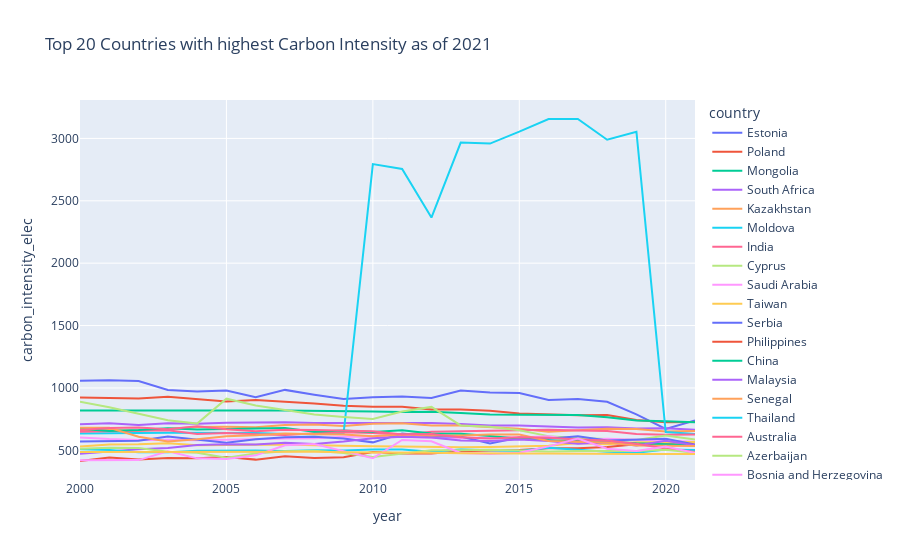

The notebook cell this image was saved under:
### Markdown cell above
Asia is by far the largest CO2 emitter, accounting for more than half of global emissions. China is, by a significant margin, Asia’s and the world’s largest emitter. For future research, fossil fuel consumption and production by countries will be analysed to get more detailed results.

CO2 emissions from Africa have majorly dropped and a theory would be that they have transitioned to low-carbon energy resources. This will be further analysed to prove this theory.

Carbon dioxide concentration in the atmosphere continues to rise. Being a greenhouse gas, carbon dioxide has contributed to the rise of global temperatures.

### Code cell
# highest CO2 emissions over top 20 countries in 2021 - Carbon Intensity 
co_top = e_country[e_country['country']!='World']

# temporary dataset with carbon_intensity_elec ordered from largest to smallest
ordered_co = co_top[co_top['year']==2021].sort_values(by='carbon_intensity_elec',ascending=False)

# Years
years = co_top['year'].unique()
    
# List of top countries with largest carbon_intensity_elec 
top_countries = ordered_co['country'].head(20).unique()
    
c_list = []
for year in years:
    for cont in top_countries:
        amount = co_top[co_top['country']==cont][co_top['year']==year]['carbon_intensity_elec'].sum()
        c_list.extend([[cont, year, amount]])

# Temporary dataframe
co_df = pd.DataFrame(c_list, columns=['country', 'year', 'carbon_intensity_elec'])


fig = px.line(co_df, x='year', y='carbon_intensity_elec', color='country',  
        line_group='country', title='Top 20 Countries with highest Carbon Intensity as of 2021')
fig.show()

### Figure 1 — Plotly figure (JSON) as saved in the notebook; plotly's stock layout.template omitted (floating-point values rounded to 4 significant figures)
{"data": [{"hovertemplate": "country=Estonia<br>year=%{x}<br>carbon_intensity_elec=%{y}<extra></extra>", "legendgroup": "Estonia", "line": {"color": "#636efa", "dash": "solid"}, "marker": {"symbol": "circle"}, "mode": "lines", "name": "Estonia", "orientation": "v", "showlegend": true, "type": "scatter", "x": [2000, 2001, 2002, 2003, 2004, 2005, 2006, 2007, 2008, 2009, 2010, 2011, 2012, 2013, 2014, 2015, 2016, 2017, 2018, 2019, 2020, 2021], "xaxis": "x", "y": [1057.0, 1061.0, 1055.0, 984.3, 970.5, 979.9, 924.9, 984.4, 945.1, 911.2, 925.6, 930.7, 919.2, 979.3, 964.2, 960.0, 903.9, 911.9, 889.7, 787.9, 671.5, 739.9], "yaxis": "y"}, {"hovertemplate": "country=Poland<br>year=%{x}<br>carbon_intensity_elec=%{y}<extra></extra>", "legendgroup": "Poland", "line": {"color": "#EF553B", "dash": "solid"}, "marker": {"symbol": "circle"}, "mode": "lines", "name": "Poland", "orientation": "v", "showlegend": true, "type": "scatter", "x": [2000, 2001, 2002, 2003, 2004, 2005, 2006, 2007, 2008, 2009, 2010, 2011, 2012, 2013, 2014, 2015, 2016, 2017, 2018, 2019, 2020, 2021], "xaxis": "x", "y": [923.0, 920.2, 915.9, 929.9, 908.2, 892.1, 902.7, 891.1, 875.7, 856.8, 849.9, 849.9, 826.5, 826.5, 817.3, 794.2, 786.2, 780.2, 782.2, 744.0, 725.5, 727.8], "yaxis": "y"}, {"hovertemplate": "country=Mongolia<br>year=%{x}<br>carbon_intensity_elec=%{y}<extra></extra>", "legendgroup": "Mongolia", "line": {"color": "#00cc96", "dash": "solid"}, "marker": {"symbol": "circle"}, "mode": "lines", "name": "Mongolia", "orientation": "v", "showlegend": true, "type": "scatter", "x": [2000, 2001, 2002, 2003, 2004, 2005, 2006, 2007, 2008, 2009, 2010, 2011, 2012, 2013, 2014, 2015, 2016, 2017, 2018, 2019, 2020, 2021], "xaxis": "x", "y": [819.1, 820.1, 819.4, 821.2, 821.3, 821.2, 819.2, 819.4, 818.4, 817.3, 810.3, 808.0, 810.2, 798.7, 787.0, 786.1, 782.4, 782.6, 764.7, 739.7, 732.6, 726.0], "yaxis": "y"}, {"hovertemplate": "country=South Africa<br>year=%{x}<br>carbon_intensity_elec=%{y}<extra></extra>", "legendgroup": "South Africa", "line": {"color": "#ab63fa", "dash": "solid"}, "marker": {"symbol": "circle"}, "mode": "lines", "name": "South Africa", "orientation": "v", "showlegend": true, "type": "scatter", "x": [2000, 2001, 2002, 2003, 2004, 2005, 2006, 2007, 2008, 2009, 2010, 2011, 2012, 2013, 2014, 2015, 2016, 2017, 2018, 2019, 2020, 2021], "xaxis": "x", "y": [708.5, 716.9, 703.2, 716.6, 713.9, 721.6, 722.4, 725.3, 719.4, 717.9, 718.9, 715.2, 719.3, 710.6, 698.8, 698.6, 688.0, 682.7, 685.2, 675.9, 676.1, 664.7], "yaxis": "y"}, {"hovertemplate": "country=Kazakhstan<br>year=%{x}<br>carbon_intensity_elec=%{y}<extra></extra>", "legendgroup": "Kazakhstan", "line": {"color": "#FFA15A", "dash": "solid"}, "marker": {"symbol": "circle"}, "mode": "lines", "name": "Kazakhstan", "orientation": "v", "showlegend": true, "type": "scatter", "x": [2000, 2001, 2002, 2003, 2004, 2005, 2006, 2007, 2008, 2009, 2010, 2011, 2012, 2013, 2014, 2015, 2016, 2017, 2018, 2019, 2020, 2021], "xaxis": "x", "y": [662.3, 663.7, 656.9, 672.3, 686.9, 688.0, 685.8, 702.3, 707.8, 695.3, 712.4, 716.5, 698.7, 698.3, 685.6, 672.6, 648.5, 659.5, 672.9, 671.2, 650.4, 654.9], "yaxis": "y"}, {"hovertemplate": "country=Moldova<br>year=%{x}<br>carbon_intensity_elec=%{y}<extra></extra>", "legendgroup": "Moldova", "line": {"color": "#19d3f3", "dash": "solid"}, "marker": {"symbol": "circle"}, "mode": "lines", "name": "Moldova", "orientation": "v", "showlegend": true, "type": "scatter", "x": [2000, 2001, 2002, 2003, 2004, 2005, 2006, 2007, 2008, 2009, 2010, 2011, 2012, 2013, 2014, 2015, 2016, 2017, 2018, 2019, 2020, 2021], "xaxis": "x", "y": [634.7, 640.1, 639.7, 640.6, 639.9, 640.1, 639.4, 630.8, 628.2, 634.3, 2794.0, 2755.0, 2366.0, 2967.0, 2958.0, 3054.0, 3156.0, 3156.0, 2989.0, 3054.0, 647.1, 629.9], "yaxis": "y"}, {"hovertemplate": "country=India<br>year=%{x}<br>carbon_intensity_elec=%{y}<extra></extra>", "legendgroup": "India", "line": {"color": "#FF6692", "dash": "solid"}, "marker": {"symbol": "circle"}, "mode": "lines", "name": "India", "orientation": "v", "showlegend": true, "type": "scatter", "x": [2000, 2001, 2002, 2003, 2004, 2005, 2006, 2007, 2008, 2009, 2010, 2011, 2012, 2013, 2014, 2015, 2016, 2017, 2018, 2019, 2020, 2021], "xaxis": "x", "y": [648.0, 654.2, 660.4, 661.3, 630.8, 639.7, 629.7, 622.6, 637.3, 644.6, 639.0, 625.7, 648.3, 649.6, 656.2, 660.9, 665.4, 658.1, 655.3, 630.1, 624.4, 626.0], "yaxis": "y"}, {"hovertemplate": "country=Cyprus<br>year=%{x}<br>carbon_intensity_elec=%{y}<extra></extra>", "legendgroup": "Cyprus", "line": {"color": "#B6E880", "dash": "solid"}, "marker": {"symbol": "circle"}, "mode": "lines", "name": "Cyprus", "orientation": "v", "showlegend": true, "type": "scatter", "x": [2000, 2001, 2002, 2003, 2004, 2005, 2006, 2007, 2008, 2009, 2010, 2011, 2012, 2013, 2014, 2015, 2016, 2017, 2018, 2019, 2020, 2021], "xaxis": "x", "y": [890.2, 844.8, 792.6, 740.4, 714.1, 913.9, 859.8, 821.2, 787.6, 767.0, 751.6, 811.5, 848.0, 699.3, 689.3, 661.6, 613.7, 599.5, 594.2, 583.5, 618.7, 587.5], "yaxis": "y"}, {"hovertemplate": "country=Saudi Arabia<br>year=%{x}<br>carbon_intensity_elec=%{y}<extra></extra>", "legendgroup": "Saudi Arabia", "line": {"color": "#FF97FF", "dash": "solid"}, "marker": {"symbol": "circle"}, "mode": "lines", "name": "Saudi Arabia", "orientation": "v", "showlegend": true, "type": "scatter", "x": [2000, 2001, 2002, 2003, 2004, 2005, 2006, 2007, 2008, 2009, 2010, 2011, 2012, 2013, 2014, 2015, 2016, 2017, 2018, 2019, 2020, 2021], "xaxis": "x", "y": [603.3, 589.8, 582.7, 584.8, 580.4, 581.4, 588.1, 594.5, 596.4, 609.0, 611.7, 606.8, 601.8, 596.9, 602.7, 603.1, 612.7, 578.5, 593.2, 586.1, 575.3, 568.5], "yaxis": "y"}, {"hovertemplate": "country=Taiwan<br>year=%{x}<br>carbon_intensity_elec=%{y}<extra></extra>", "legendgroup": "Taiwan", "line": {"color": "#FECB52", "dash": "solid"}, "marker": {"symbol": "circle"}, "mode": "lines", "name": "Taiwan", "orientation": "v", "showlegend": true, "type": "scatter", "x": [2000, 2001, 2002, 2003, 2004, 2005, 2006, 2007, 2008, 2009, 2010, 2011, 2012, 2013, 2014, 2015, 2016, 2017, 2018, 2019, 2020, 2021], "xaxis": "x", "y": [531.3, 546.2, 547.9, 556.9, 540.3, 543.5, 548.0, 546.4, 539.7, 534.2, 532.5, 531.3, 527.7, 525.0, 526.7, 531.8, 537.2, 559.4, 549.5, 564.3, 563.7, 567.5], "yaxis": "y"}, {"hovertemplate": "country=Serbia<br>year=%{x}<br>carbon_intensity_elec=%{y}<extra></extra>", "legendgroup": "Serbia", "line": {"color": "#636efa", "dash": "solid"}, "marker": {"symbol": "circle"}, "mode": "lines", "name": "Serbia", "orientation": "v", "showlegend": true, "type": "scatter", "x": [2000, 2001, 2002, 2003, 2004, 2005, 2006, 2007, 2008, 2009, 2010, 2011, 2012, 2013, 2014, 2015, 2016, 2017, 2018, 2019, 2020, 2021], "xaxis": "x", "y": [570.3, 572.3, 576.7, 610.6, 586.2, 561.4, 588.2, 605.2, 609.2, 595.6, 563.9, 633.9, 610.7, 610.0, 555.0, 603.6, 592.9, 612.2, 578.1, 587.4, 593.3, 545.6], "yaxis": "y"}, {"hovertemplate": "country=Philippines<br>year=%{x}<br>carbon_intensity_elec=%{y}<extra></extra>", "legendgroup": "Philippines", "line": {"color": "#EF553B", "dash": "solid"}, "marker": {"symbol": "circle"}, "mode": "lines", "name": "Philippines", "orientation": "v", "showlegend": true, "type": "scatter", "x": [2000, 2001, 2002, 2003, 2004, 2005, 2006, 2007, 2008, 2009, 2010, 2011, 2012, 2013, 2014, 2015, 2016, 2017, 2018, 2019, 2020, 2021], "xaxis": "x", "y": [414.4, 441.9, 425.9, 438.4, 437.5, 446.0, 425.5, 452.8, 438.5, 445.3, 486.3, 474.2, 475.4, 493.2, 498.4, 503.1, 516.0, 517.2, 527.3, 548.8, 548.1, 544.3], "yaxis": "y"}, {"hovertemplate": "country=China<br>year=%{x}<br>carbon_intensity_elec=%{y}<extra></extra>", "legendgroup": "China", "line": {"color": "#00cc96", "dash": "solid"}, "marker": {"symbol": "circle"}, "mode": "lines", "name": "China", "orientation": "v", "showlegend": true, "type": "scatter", "x": [2000, 2001, 2002, 2003, 2004, 2005, 2006, 2007, 2008, 2009, 2010, 2011, 2012, 2013, 2014, 2015, 2016, 2017, 2018, 2019, 2020, 2021], "xaxis": "x", "y": [672.4, 654.9, 663.3, 677.9, 667.9, 670.5, 676.6, 679.4, 649.7, 658.0, 647.5, 660.5, 634.6, 633.5, 614.2, 593.6, 580.1, 575.0, 570.1, 556.3, 545.9, 541.3], "yaxis": "y"}, {"hovertemplate": "country=Malaysia<br>year=%{x}<br>carbon_intensity_elec=%{y}<extra></extra>", "legendgroup": "Malaysia", "line": {"color": "#ab63fa", "dash": "solid"}, "marker": {"symbol": "circle"}, "mode": "lines", "name": "Malaysia", "orientation": "v", "showlegend": true, "type": "scatter", "x": [2000, 2001, 2002, 2003, 2004, 2005, 2006, 2007, 2008, 2009, 2010, 2011, 2012, 2013, 2014, 2015, 2016, 2017, 2018, 2019, 2020, 2021], "xaxis": "x", "y": [473.1, 490.9, 508.3, 518.8, 542.1, 548.4, 545.7, 560.4, 549.9, 570.3, 597.3, 608.5, 601.9, 578.3, 575.7, 586.6, 575.4, 553.6, 565.0, 539.5, 576.0, 541.0], "yaxis": "y"}, {"hovertemplate": "country=Senegal<br>year=%{x}<br>carbon_intensity_elec=%{y}<extra></extra>", "legendgroup": "Senegal", "line": {"color": "#FFA15A", "dash": "solid"}, "marker": {"symbol": "circle"}, "mode": "lines", "name": "Senegal", "orientation": "v", "showlegend": true, "type": "scatter", "x": [2000, 2001, 2002, 2003, 2004, 2005, 2006, 2007, 2008, 2009, 2010, 2011, 2012, 2013, 2014, 2015, 2016, 2017, 2018, 2019, 2020, 2021], "xaxis": "x", "y": [680.6, 680.5, 608.9, 571.4, 587.9, 612.3, 621.1, 635.6, 629.3, 627.8, 613.5, 627.2, 619.0, 618.2, 627.4, 626.3, 575.5, 568.2, 562.9, 539.7, 536.3, 534.4], "yaxis": "y"}, {"hovertemplate": "country=Thailand<br>year=%{x}<br>carbon_intensity_elec=%{y}<extra></extra>", "legendgroup": "Thailand", "line": {"color": "#19d3f3", "dash": "solid"}, "marker": {"symbol": "circle"}, "mode": "lines", "name": "Thailand", "orientation": "v", "showlegend": true, "type": "scatter", "x": [2000, 2001, 2002, 2003, 2004, 2005, 2006, 2007, 2008, 2009, 2010, 2011, 2012, 2013, 2014, 2015, 2016, 2017, 2018, 2019, 2020, 2021], "xaxis": "x", "y": [507.8, 502.4, 484.2, 484.7, 496.6, 499.2, 499.3, 494.9, 500.5, 498.5, 506.4, 506.5, 488.2, 506.8, 499.0, 493.7, 521.1, 503.3, 489.3, 481.0, 507.1, 503.2], "yaxis": "y"}, {"hovertemplate": "country=Australia<br>year=%{x}<br>carbon_intensity_elec=%{y}<extra></extra>", "legendgroup": "Australia", "line": {"color": "#FF6692", "dash": "solid"}, "marker": {"symbol": "circle"}, "mode": "lines", "name": "Australia", "orientation": "v", "showlegend": true, "type": "scatter", "x": [2000, 2001, 2002, 2003, 2004, 2005, 2006, 2007, 2008, 2009, 2010, 2011, 2012, 2013, 2014, 2015, 2016, 2017, 2018, 2019, 2020, 2021], "xaxis": "x", "y": [663.2, 678.1, 682.3, 668.9, 693.5, 669.0, 653.7, 664.6, 662.2, 660.5, 653.6, 626.0, 630.5, 605.5, 595.5, 604.1, 599.9, 586.9, 578.3, 553.5, 514.3, 486.3], "yaxis": "y"}, {"hovertemplate": "country=Azerbaijan<br>year=%{x}<br>carbon_intensity_elec=%{y}<extra></extra>", "legendgroup": "Azerbaijan", "line": {"color": "#B6E880", "dash": "solid"}, "marker": {"symbol": "circle"}, "mode": "lines", "name": "Azerbaijan", "orientation": "v", "showlegend": true, "type": "scatter", "x": [2000, 2001, 2002, 2003, 2004, 2005, 2006, 2007, 2008, 2009, 2010, 2011, 2012, 2013, 2014, 2015, 2016, 2017, 2018, 2019, 2020, 2021], "xaxis": "x", "y": [513.4, 520.3, 518.2, 489.1, 481.1, 441.2, 474.7, 493.0, 495.8, 478.0, 446.3, 473.5, 500.7, 500.1, 505.1, 498.2, 491.3, 494.6, 493.9, 495.1, 504.3, 481.5], "yaxis": "y"}, {"hovertemplate": "country=Bosnia and Herzegovina<br>year=%{x}<br>carbon_intensity_elec=%{y}<extra></extra>", "legendgroup": "Bosnia and Herzegovina", "line": {"color": "#FF97FF", "dash": "solid"}, "marker": {"symbol": "circle"}, "mode": "lines", "name": "Bosnia and Herzegovina", "orientation": "v", "showlegend": true, "type": "scatter", "x": [2000, 2001, 2002, 2003, 2004, 2005, 2006, 2007, 2008, 2009, 2010, 2011, 2012, 2013, 2014, 2015, 2016, 2017, 2018, 2019, 2020, 2021], "xaxis": "x", "y": [420.9, 422.0, 421.7, 492.6, 435.6, 430.5, 459.8, 540.8, 550.1, 493.4, 436.4, 583.0, 572.9, 479.1, 470.6, 480.2, 531.5, 594.2, 512.3, 494.8, 530.7, 478.5], "yaxis": "y"}, {"hovertemplate": "country=Tunisia<br>year=%{x}<br>carbon_intensity_elec=%{y}<extra></extra>", "legendgroup": "Tunisia", "line": {"color": "#FECB52", "dash": "solid"}, "marker": {"symbol": "circle"}, "mode": "lines", "name": "Tunisia", "orientation": "v", "showlegend": true, "type": "scatter", "x": [2000, 2001, 2002, 2003, 2004, 2005, 2006, 2007, 2008, 2009, 2010, 2011, 2012, 2013, 2014, 2015, 2016, 2017, 2018, 2019, 2020, 2021], "xaxis": "x", "y": [485.9, 486.5, 486.1, 482.4, 482.5, 483.4, 484.9, 486.8, 487.8, 483.6, 483.6, 484.7, 481.2, 477.4, 474.2, 474.7, 474.3, 475.2, 474.4, 471.5, 470.8, 470.4], "yaxis": "y"}], "layout": {"legend": {"title": {"text": "country"}, "tracegroupgap": 0}, "title": {"text": "Top 20 Countries with highest Carbon Intensity as of 2021"}, "xaxis": {"anchor": "y", "domain": [0, 1], "title": {"text": "year"}}, "yaxis": {"anchor": "x", "domain": [0, 1], "title": {"text": "carbon_intensity_elec"}}}}
